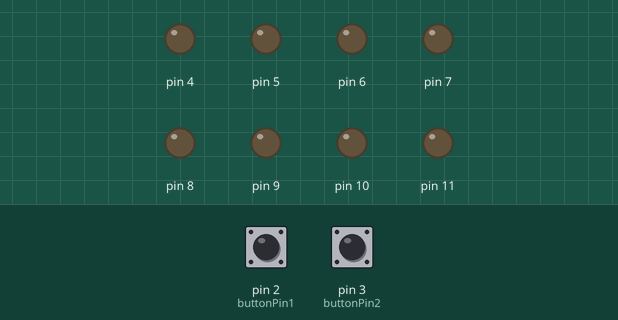
This sketch was run on a simulated Arduino Uno, built with avr-gcc and run on an emulated ATmega328P. Shown: output pins drawn as LEDs (lit = HIGH). The test bench sets the inputs (shaded band); at power-on: pin 2 (buttonPin1) HIGH, pin 3 (buttonPin2) HIGH. What the sketch prints to the serial monitor is not drawn.

Above: at 1.2 s.
1.3 s: pin 2 (buttonPin1) pulled LOW for 1 s
At 3.4 s:
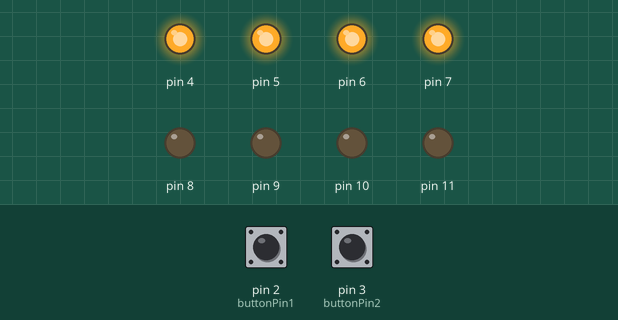
3.8 s: pin 2 (buttonPin1) pulled LOW for 0.15 s
At 4.6 s:
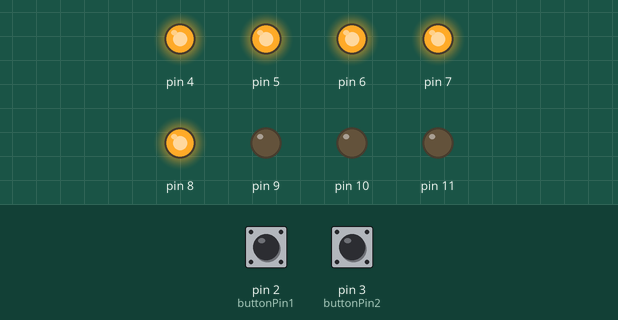
5.4 s: pin 2 (buttonPin1) pulled LOW for 0.15 s
At 5.8 s:
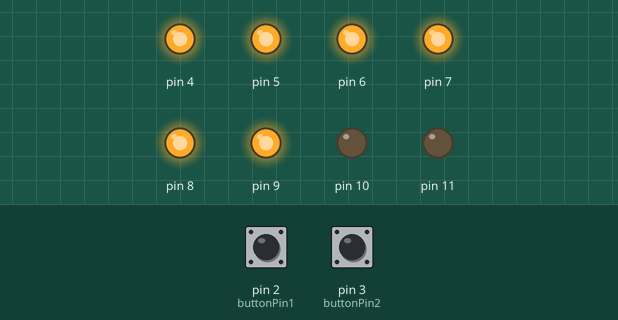
7.0 s: pin 2 (buttonPin1) pulled LOW for 3.2 s
At 8.4 s:
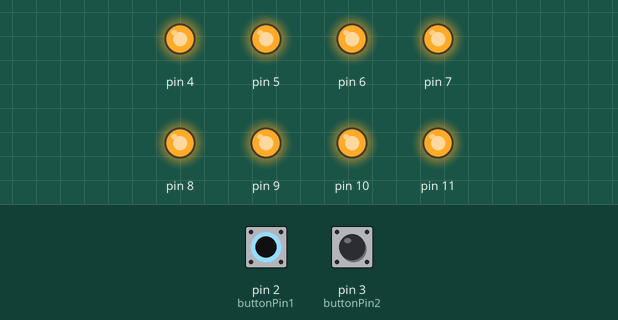
11.7 s: pin 3 (buttonPin2) pulled LOW for 3.2 s
At 14.6 s:
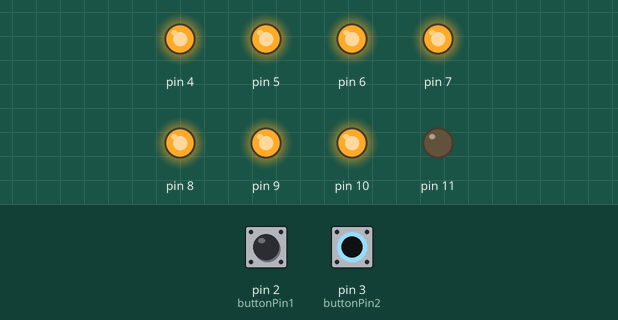
16.4 s: pin 3 (buttonPin2) pulled LOW for 0.15 s
At 17.7 s:
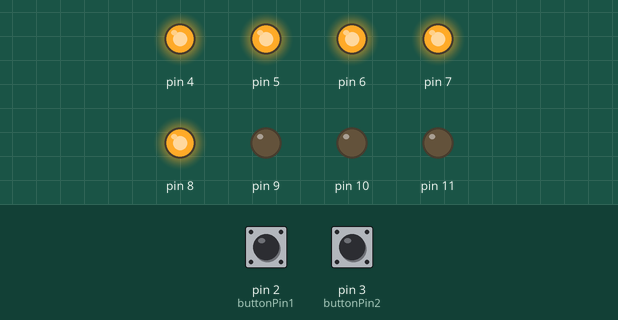
Timing chart, 0 to 19.0 s (numbered marks = the images above; inputs shaded):
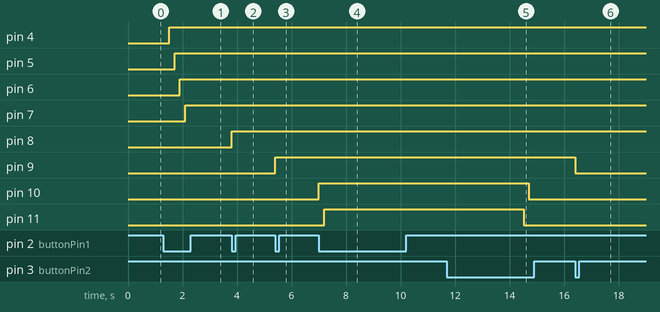

Measured:
- after the input at 1.3 s, pin 4: LOW → HIGH after 0.21 s; pin 5: LOW → HIGH after 0.41 s; pin 6: LOW → HIGH after 0.61 s; pin 7: LOW → HIGH after 0.81 s
- after the input at 3.8 s, pin 8: LOW → HIGH at once
- after the input at 5.4 s, pin 9: LOW → HIGH at once
- after the input at 7.0 s, pin 10: LOW → HIGH at once; pin 11: LOW → HIGH after 0.21 s
- after the input at 11.7 s, pin 10: HIGH → LOW after 3.0 s; pin 11: HIGH → LOW after 2.8 s
- after the input at 16.4 s, pin 9: HIGH → LOW at once

The sketch:

ledBargraphArray.ino
```cpp
/*
  This code is in the public domain.
*/

// constants won't change. They're used here to
// set pin numbers:
int ledPins[8];      // the number of the LED pin
const int buttonPin1 = 2;      // the number of the button pin
const int buttonPin2 = 3;      // the number of the button pin

int ledPointer = 0; //ledsOn
int delayTime = 200; //Time to wait when a button is pressed
boolean buttonValue1;
boolean buttonValue2;

void setup() {
  for (int i = 0; i < 8; i++) {
    //Assign number of pins
    ledPins[i] = i + 4;
    // initialize the LED pins as an outputs:
    pinMode(ledPins[i], OUTPUT);
  }
  // initialize the button pins as an input pullup:
  pinMode(buttonPin1, INPUT_PULLUP);
  pinMode(buttonPin2, INPUT_PULLUP);
  Serial.begin(9600);
}

void loop() {
  buttonValue1 = digitalRead(buttonPin1);
  buttonValue2 = digitalRead(buttonPin2);

  if (!buttonValue1) {
    ledPointer++;
  }
  if (!buttonValue2) {
    ledPointer--;
  }
  for (int i = 0;  i <= 7; i++) {

    if (i < (ledPointer - 1)) {

      digitalWrite(ledPins[i], HIGH);
    }
    else {
      digitalWrite(ledPins[i], LOW);
    }
  }
  Serial.println(ledPointer); //Prints leds on
  if (!buttonValue1 || !buttonValue2)
    delay(delayTime);
}
```
